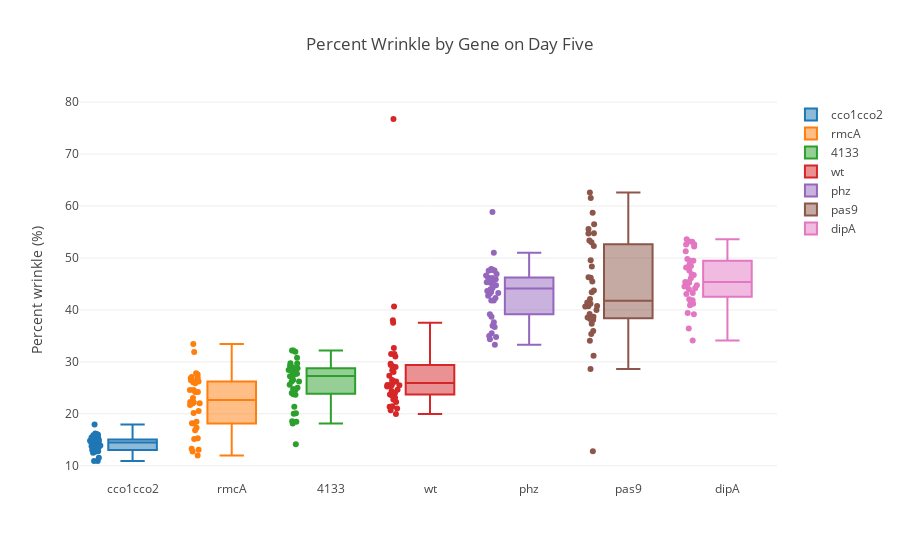

Notebook source saved alongside this figure:
### Code cell
data  = []
day   = 5
df    = df_all.groupby(['gene', 'days'], as_index=False).mean()
genes = df[df['days'] == 5].sort_values(by=['perc_wrink'])['gene']
for gene in genes:
    trace = go.Box(
        y=df_all['perc_wrink'][(df_all['gene'] == gene) & (df_all['days'] == day)],
        boxpoints = 'all',
        name=gene
    )
    data.append(trace)

# Edit the layout
layout = dict(title = 'Percent Wrinkle by Gene on Day Five',
              yaxis = dict(title = 'Percent wrinkle (%)'),
              )


fig = go.Figure(data=data, layout=layout)

iplot(fig)
